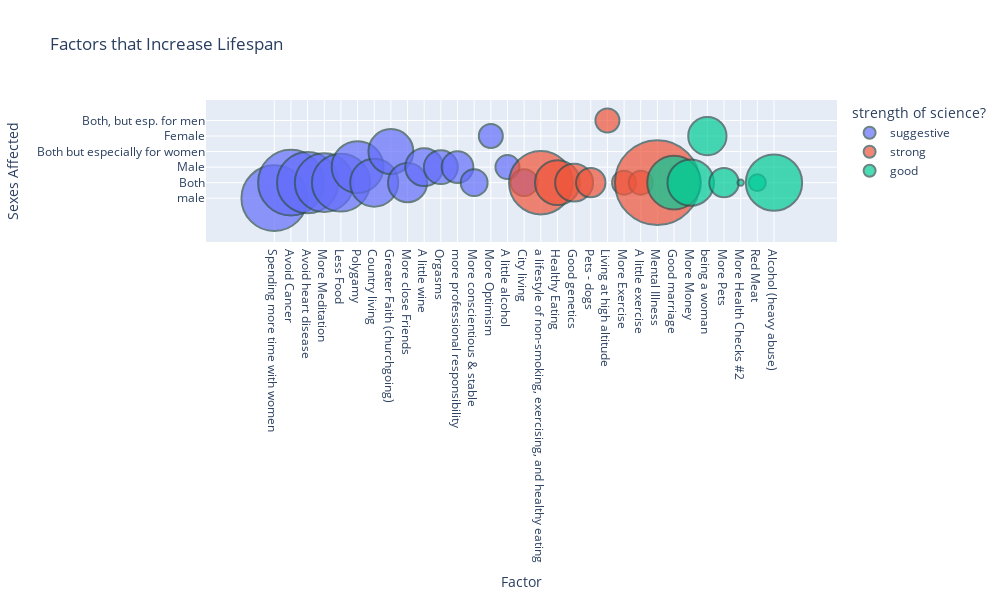

Notebook cell for this chart:
### Code cell
# Create the bubble chart using absolute values for the size
fig_bubble = px.scatter(
    positive_effect_data_sorted,
    x='Factor',
    y='sexes affected',
    size=abs(positive_effect_data_sorted['Years gained / lost']),
    color='strength of science?',
    title='Factors that Increase Lifespan',
    labels={'Years gained / lost': 'Years Gained', 'Factor': 'Factor', 'sexes affected': 'Sexes Affected'},
    size_max=60,
    template='plotly',
)

# Customize the figure
fig_bubble.update_traces(marker=dict(line=dict(width=2, color='DarkSlateGrey')))
fig_bubble.update_layout(showlegend=True, height=600, width=1000)

# Show the figure
fig_bubble.show()

### Figure 1 — Plotly figure (JSON) as saved in the notebook; plotly's stock layout.template omitted (floating-point values rounded to 4 significant figures)
{"data": [{"hovertemplate": "strength of science?=suggestive<br>Factor=%{x}<br>Sexes Affected=%{y}<br>size=%{marker.size}<extra></extra>", "legendgroup": "suggestive", "marker": {"color": "#636efa", "line": {"color": "DarkSlateGrey", "width": 2}, "size": [15.0, 15.0, 13.0, 12.0, 11.67, 9.3, 8.0, 7.0, 5.3, 5.0, 4.0, 3.5, 2.5, 2.0, 2.0, 2.5], "sizemode": "area", "sizeref": 0.006944, "symbol": "circle"}, "mode": "markers", "name": "suggestive", "orientation": "v", "showlegend": true, "type": "scatter", "x": ["Spending more time with women ", "Avoid Cancer", "Avoid heart disease", "More Meditation", "Less Food", "Polygamy", "Country living", "Greater Faith (churchgoing)", "More close Friends", "A little wine", "Orgasms", "more professional responsibility", "More conscientious & stable", "More Optimism", "A little alcohol", "City living"], "xaxis": "x", "y": ["male", "Both", "Both", "Both", "Both", "Male", "Both", "Both but especially for women", "Both", "Male", "Male", "Male", "Both", "Female", "Male", "Both"], "yaxis": "y"}, {"hovertemplate": "strength of science?=strong<br>Factor=%{x}<br>Sexes Affected=%{y}<br>size=%{marker.size}<extra></extra>", "legendgroup": "strong", "marker": {"color": "#EF553B", "line": {"color": "DarkSlateGrey", "width": 2}, "size": [14.0, 7.0, 5.0, 3.0, 2.0, 2.0, 2.0, 25.0], "sizemode": "area", "sizeref": 0.006944, "symbol": "circle"}, "mode": "markers", "name": "strong", "orientation": "v", "showlegend": true, "type": "scatter", "x": ["a lifestyle of non-smoking, exercising, and healthy eating", "Healthy Eating", "Good genetics", "Pets - dogs", "Living at high altitude", "More Exercise", "A little exercise", "Mental Illness"], "xaxis": "x", "y": ["Both", "Both", "Both", "Both", "Both, but esp. for men", "Both", "Both", "Both"], "yaxis": "y"}, {"hovertemplate": "strength of science?=good<br>Factor=%{x}<br>Sexes Affected=%{y}<br>size=%{marker.size}<extra></extra>", "legendgroup": "good", "marker": {"color": "#00cc96", "line": {"color": "DarkSlateGrey", "width": 2}, "size": [10.0, 7.5, 5.1, 3.0, 0.14, 1.0, 11.0], "sizemode": "area", "sizeref": 0.006944, "symbol": "circle"}, "mode": "markers", "name": "good", "orientation": "v", "showlegend": true, "type": "scatter", "x": ["Good marriage", "More Money", "being a woman", "More Pets", "More Health Checks #2", "Red Meat", "Alcohol (heavy abuse)"], "xaxis": "x", "y": ["Both", "Both", "Female", "Both", "Both", "Both", "Both"], "yaxis": "y"}], "layout": {"height": 600, "legend": {"itemsizing": "constant", "title": {"text": "strength of science?"}, "tracegroupgap": 0}, "showlegend": true, "title": {"text": "Factors that Increase Lifespan"}, "width": 1000, "xaxis": {"anchor": "y", "domain": [0, 1], "title": {"text": "Factor"}}, "yaxis": {"anchor": "x", "domain": [0, 1], "title": {"text": "Sexes Affected"}}}}
